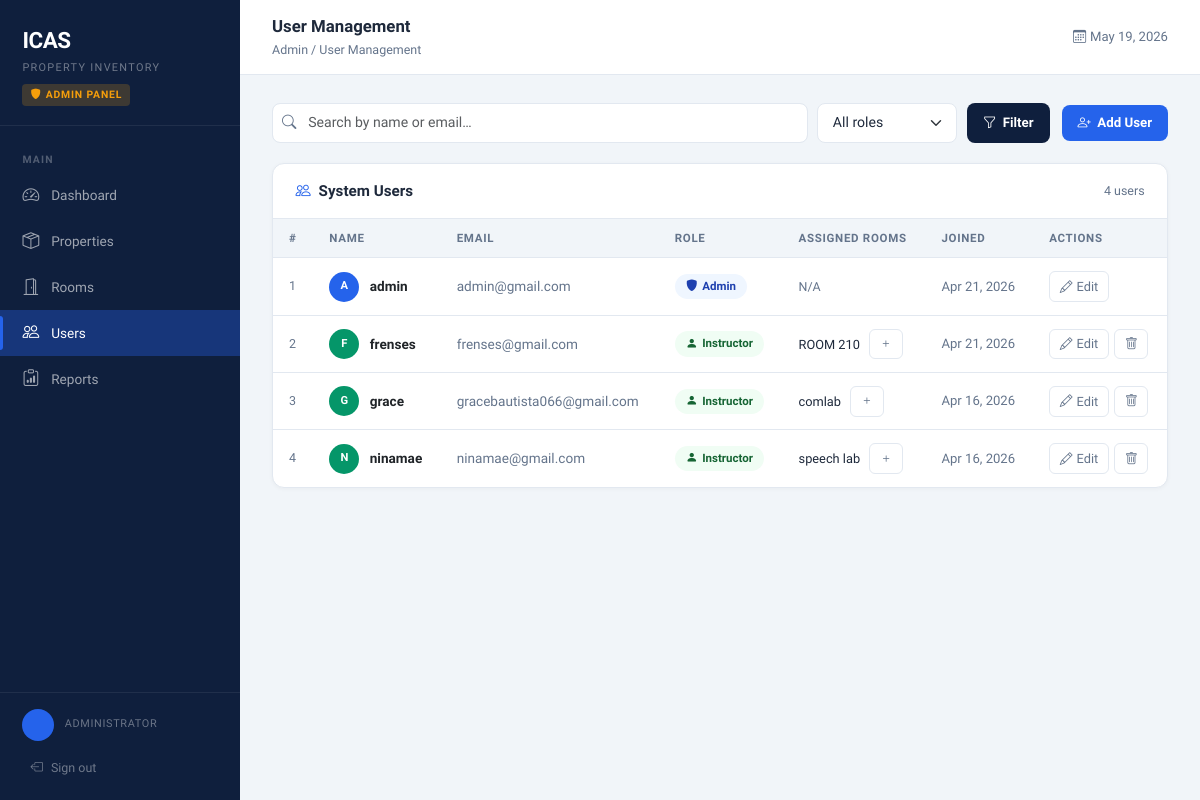
The app's page /admin/users.php (signed in), older data.
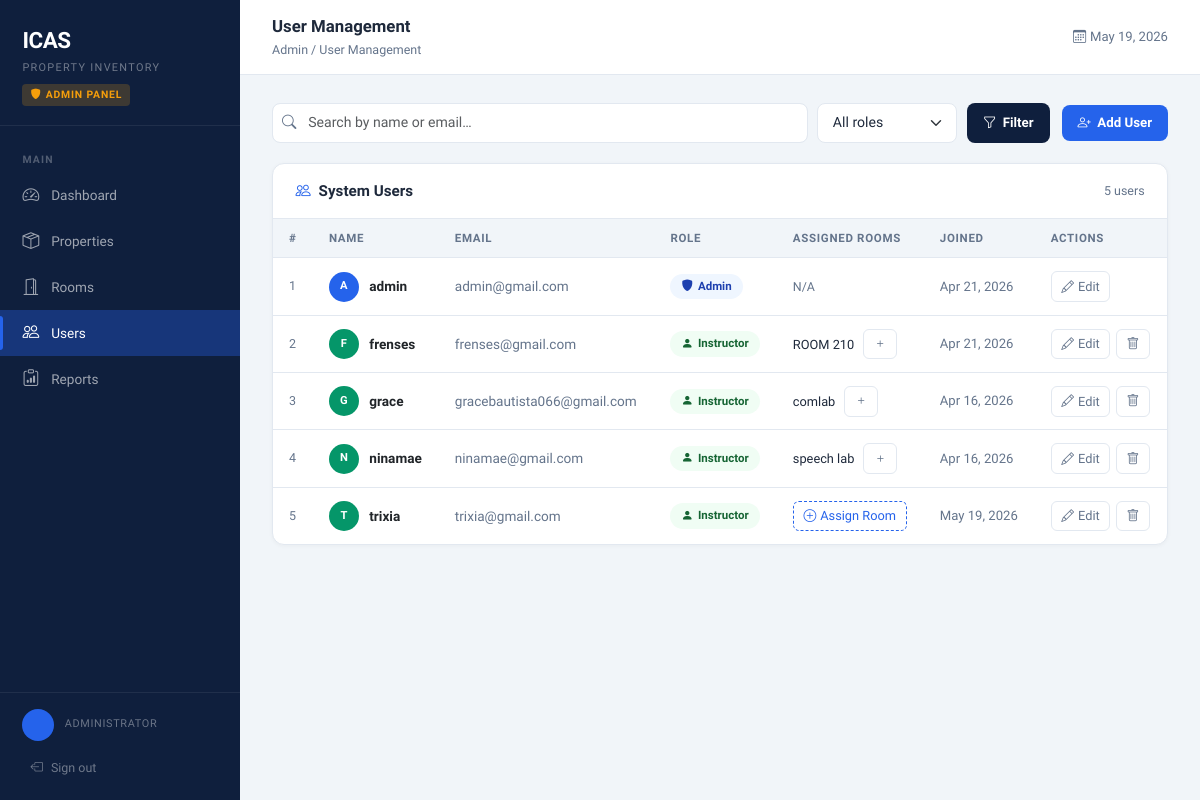
The same page, newer data.
### tables this page shows
CREATE TABLE `users` (
  `id` int(11) NOT NULL,
  `full_name` varchar(100) NOT NULL,
  `email` varchar(100) NOT NULL,
  `password_hash` varchar(255) NOT NULL,
  `role` enum('admin','instructor') NOT NULL,
  `created_at` timestamp NOT NULL DEFAULT current_timestamp()
);

### includes/auth_check.php (called while the page is built, shortened)
<?php
function current_user(): array
{
    return [
        'id'   => $_SESSION['user_id']   ?? null,
        'name' => $_SESSION['full_name'] ?? '',
        'role' => $_SESSION['user_role'] ?? '',
    ];
}
?>

### admin/users.php (the view, shortened to what the changed rows need)
<?php
require_once '../config/db.php';
require_once '../includes/auth_check.php';
require_once '../includes/admin_layout.php';
$where = []; $params = [];
$where_sql = $where ? 'WHERE ' . implode(' AND ', $where) : '';
$users = $pdo->prepare("
    SELECT u.*,
        GROUP_CONCAT(r.room_name ORDER BY r.room_name SEPARATOR ', ') AS assigned_rooms,
        COUNT(DISTINCT ra.id) AS room_count
    FROM users u
    LEFT JOIN room_assignments ra ON ra.instructor_id = u.id
    LEFT JOIN rooms r ON ra.room_id = r.id
    $where_sql
    GROUP BY u.id
    ORDER BY u.role ASC, u.full_name ASC
");
$users->execute($params);
$users = $users->fetchAll();
open_layout('User Management');
?>
<div class="card">
  <div class="card-header-custom">
    <h5><i class="bi bi-people me-2" style="color:var(--blue)"></i>System Users</h5>
    <span style="font-size:.78rem;color:var(--muted)"><?= count($users) ?> user<?= count($users) !== 1 ? 's' : '' ?></span>
  </div>
  <div style="overflow-x:auto;">
    <table class="table-custom">
      <thead>
        <tr>
          <th>#</th>
          <th>Name</th>
          <th>Email</th>
          <th>Role</th>
          <th>Assigned Rooms</th>
          <th>Joined</th>
          <th>Actions</th>
        </tr>
      </thead>
      <tbody>
        <?php if (empty($users)): ?>
          <tr><td colspan="7" style="text-align:center;color:var(--muted);padding:2.5rem;">No users found.</td></tr>
        <?php else: ?>
          <?php foreach ($users as $i => $u): ?>
          <tr>
            <td style="color:var(--muted);font-size:.78rem;"><?= $i + 1 ?></td>
            <td>
              <div style="display:flex;align-items:center;gap:.65rem;">
                <div class="user-avatar" style="width:30px;height:30px;font-size:.7rem;background:<?= $u['role']==='admin'?'var(--blue)':'var(--success)' ?>">
                  <?= strtoupper(substr($u['full_name'], 0, 1)) ?>
                </div>
                <span style="font-weight:600;"><?= htmlspecialchars($u['full_name']) ?></span>
              </div>
            </td>
            <td style="color:var(--muted)"><?= htmlspecialchars($u['email']) ?></td>
            <td>
              <span class="badge-pill <?= $u['role']==='admin' ? 'badge-admin' : 'badge-instr' ?>">
                <i class="bi <?= $u['role']==='admin' ? 'bi-shield-fill' : 'bi-person-fill' ?>"></i>
                <?= ucfirst($u['role']) ?>
              </span>
            </td>
            <td>
              <?php if ($u['room_count'] > 0): ?>
                <span style="font-size:.8rem;color:var(--text)"><?= htmlspecialchars($u['assigned_rooms']) ?></span>
                <?php if ($u['role'] === 'instructor'): ?>
                  <button class="btn-sm-action" style="margin-left:.35rem;"
                    onclick='openAssignModal(<?= $u["id"] ?>, "<?= htmlspecialchars(addslashes($u['full_name'])) ?>")'>
                    <i class="bi bi-plus"></i>
                  </button>
                <?php endif; ?>
              <?php elseif ($u['role'] === 'instructor'): ?>
                <button class="btn-sm-action"
                  onclick='openAssignModal(<?= $u["id"] ?>, "<?= htmlspecialchars(addslashes($u['full_name'])) ?>")'
                  style="border-style:dashed;color:var(--blue);border-color:var(--blue);">
                  <i class="bi bi-plus-circle"></i> Assign Room
                </button>
              <?php else: ?>
                <span style="color:var(--muted);font-size:.78rem;">N/A</span>
              <?php endif; ?>
            </td>
            <td style="color:var(--muted);font-size:.82rem;">
              <?= date('M j, Y', strtotime($u['created_at'])) ?>
            </td>
            <td>
              <div style="display:flex;gap:.35rem;">
                <button class="btn-sm-action"
                  onclick='openEditUserModal(<?= htmlspecialchars(json_encode($u)) ?>)'>
                  <i class="bi bi-pencil"></i> Edit
                </button>
                <?php if ((int)$u['id'] !== (int)current_user()['id']): ?>
                <button class="btn-sm-action danger"
                  onclick="openDeleteUserModal(<?= $u['id'] ?>, '<?= htmlspecialchars(addslashes($u['full_name'])) ?>')">
                  <i class="bi bi-trash"></i>
                </button>
                <?php endif; ?>
              </div>
            </td>
          </tr>
          <?php endforeach; ?>
        <?php endif; ?>
      </tbody>
    </table>
  </div>
</div>
<?php close_layout(); ?>

### includes/admin_layout.php (shortened to what the changed rows need)
<?php
function open_layout(string $page_title): void
{
    $nav_items = [
        ['href' => 'dashboard.php',  'icon' => 'bi-speedometer2',   'label' => 'Dashboard'],
        ['href' => 'properties.php', 'icon' => 'bi-box-seam',       'label' => 'Properties'],
        ['href' => 'rooms.php',      'icon' => 'bi-door-open',      'label' => 'Rooms'],
        ['href' => 'users.php',      'icon' => 'bi-people',         'label' => 'Users'],
        ['href' => 'reports.php',    'icon' => 'bi-clipboard-data', 'label' => 'Reports'],
    ];
    $current = basename($_SERVER['PHP_SELF']);
    ?>
<!DOCTYPE html>
<html lang="en">
<head>
  <link href="https://cdn.jsdelivr.net/npm/bootstrap@5.3.2/dist/css/bootstrap.min.css" rel="stylesheet">
  <link href="https://cdn.jsdelivr.net/npm/bootstrap-icons@1.11.3/font/bootstrap-icons.css" rel="stylesheet">
</head>
<body>
<aside class="sidebar" id="sidebar">
  <nav class="sidebar-nav">
    <div class="nav-section-label">Main</div>
    <?php foreach ($nav_items as $item): ?>
      <a href="<?= $item['href'] ?>" class="nav-link <?= $current === $item['href'] ? 'active' : '' ?>">
        <i class="bi <?= $item['icon'] ?>"></i>
        <?= $item['label'] ?>
      </a>
    <?php endforeach; ?>
  </nav>
</aside>
<div class="main-content">
  <div class="page-body">
<?php
}
function close_layout(): void
{
    ?>
  </div>
</div>
</body>
</html>
<?php
}
?>

Row changes from the older to the newer data that the page shows:
added users: full_name "T", full_name "trixia", email "trixia@gmail.com", role "Instructor", created_at "May 19, 2026"
Text that changed along with them:
count($users): "4" → "5"
